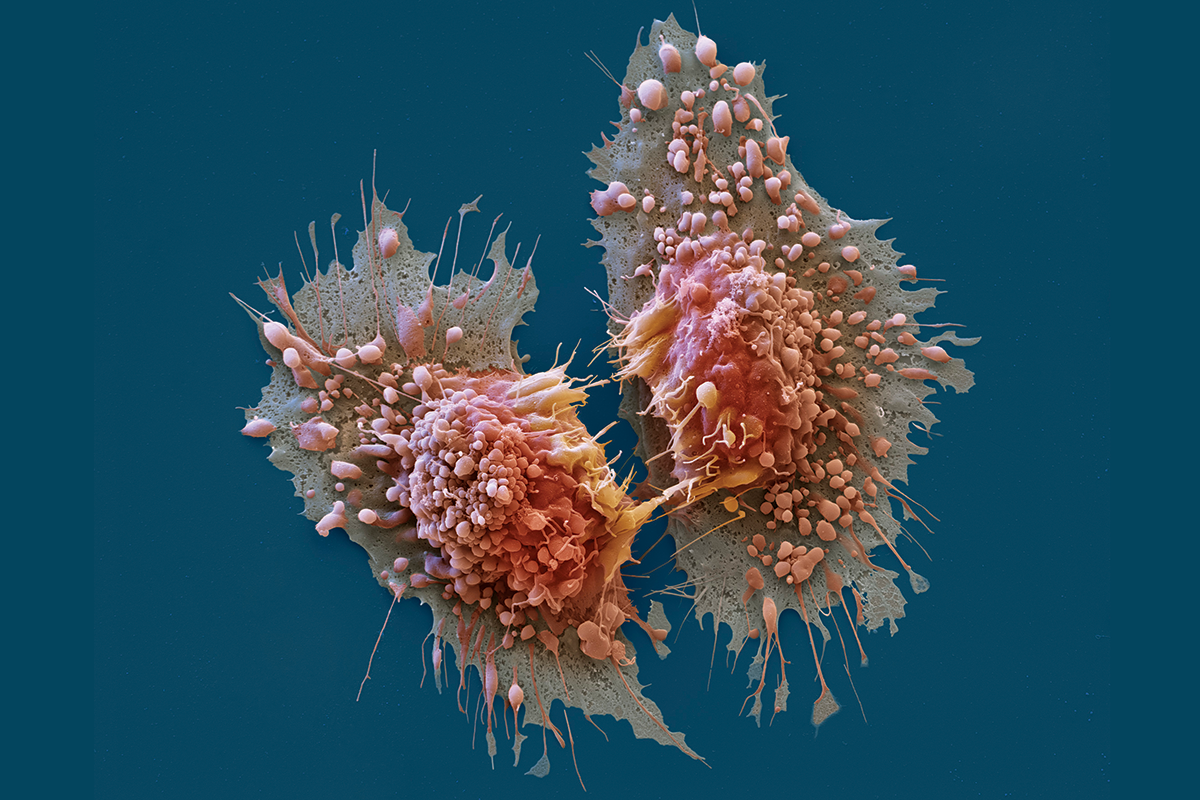
#> input picture Imagenes/Can1.png, 1200 x 800 px, found by its file name
$ jupyter execute '1_6_Transformaciones_geométricas.ipynb'
#> lines starting #> are read from the running program, lines starting #| are printed output that depends on the picture
### Descargar imágenes

[cell 1]
# [8 lines of commented-out code are left out]

### Cargar librerías

[cell 2]
import cv2
import os
import numpy as np
import matplotlib.pyplot as plt

[cell 3]
#Cargar y mostrar imagen
img = cv2.imread(os.getcwd()+'/Can1.png')
#> img is the input picture: shape (800, 1200, 3); mean B, G, R 93.8, 78.7, 43.3
img=cv2.cvtColor(img,cv2.COLOR_BGR2RGB)

print ('Tamanho ', np.shape(img))
#| Tamanho  (800, 1200, 3)
plt.imshow(img)
plt.axis('off')

### Transformaciones geométricas
Las transformaciones Geométricas modifican la relación espacial entre píxeles. En términos del procesamiento de imágenes digitales una transformación geométrica consiste de dos operaciones básicas:
1. Una transformación espacial que define la reubicación de los píxeles en el plano imagen.
2. Interpolación de los niveles de grises, los cuales tienen que ver con la asignación de los valores de intensidad de los píxeles en la imagen transformada.

$${x}',{y}'=T_{x}(x),T_{y}(y)$$

### Redimensionar imágenes
Se puede redimensionar la imagen especificando el factor de escala o indicando el tamaño final, además, también es posible especificar el método de interpolación.

Argumentos de la función - Caso factor de escala.:

cv2.resize(Imagen, None, factordeEscalaX, factordeEscalaX, métodoDeInterpolación)

cv2.INTER_LINEAR, cv2.INTER_CUBIC, cv2.INTER_AREA

[cell 4]
res = cv2.resize(img,None,fx=2, fy=2, interpolation = cv2.INTER_LINEAR)

print ('Tamanho ', np.shape(res))
#| Tamanho  (1600, 2400, 3)
plt.imshow(res)
plt.axis('off')

Argumentos de la función - Caso tamaño específico:

cv2.resize(Imagen, Tamaño, métodoDeInterpolación)

[cell 5]
res = cv2.resize(img,(600, 400), interpolation = cv2.INTER_CUBIC)
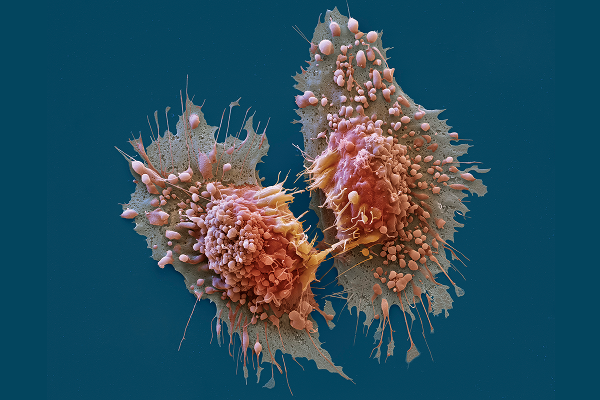
#> res: shape (400, 600, 3); mean R, G, B 43.4, 78.7, 93.8

print ('Tamanho ', np.shape(res))
#| Tamanho  (400, 600, 3)
plt.imshow(res)
plt.axis('off')

### Traslación
Una traslación es el desplazamiento de la posición de un objeto. Si se conoce la magnitud del desplazamiento ($t_{x}$ ,$t_{y}$) en las direcciones $x$ e $y$, respectivamente,  se puede escribir la matriz de transformación $M$ como:

$$M= \begin{bmatrix} 1 & 0 & t_{x}\\ 0 & 1 & t_{y} \end{bmatrix}$$

En donde se pueden obtener las nuevas coordenadas de la siguiente manera:

$$\begin{bmatrix}{x}'\\ {y}'\end{bmatrix} = \begin{bmatrix}
1 & 0 & t_{x}\\
0 & 1 & t_{y}
\end{bmatrix} \begin{bmatrix}x\\ y\\ 1\end{bmatrix}$$

Argumentos de la función:

cv2.warpAffine(Imagen, MatrizDeTraslación, tamañoImagenDeSalida) #Tamaño (x,y)

[cell 6]
#Matriz de traslación y tamaño
MT = np.float32([[1,0,210],[0,1,20]])
row, col, chn=np.shape(img)
#> row = 800; col = 1200; chn = 3

#Traslación
tras = cv2.warpAffine(img,MT,(col,row))
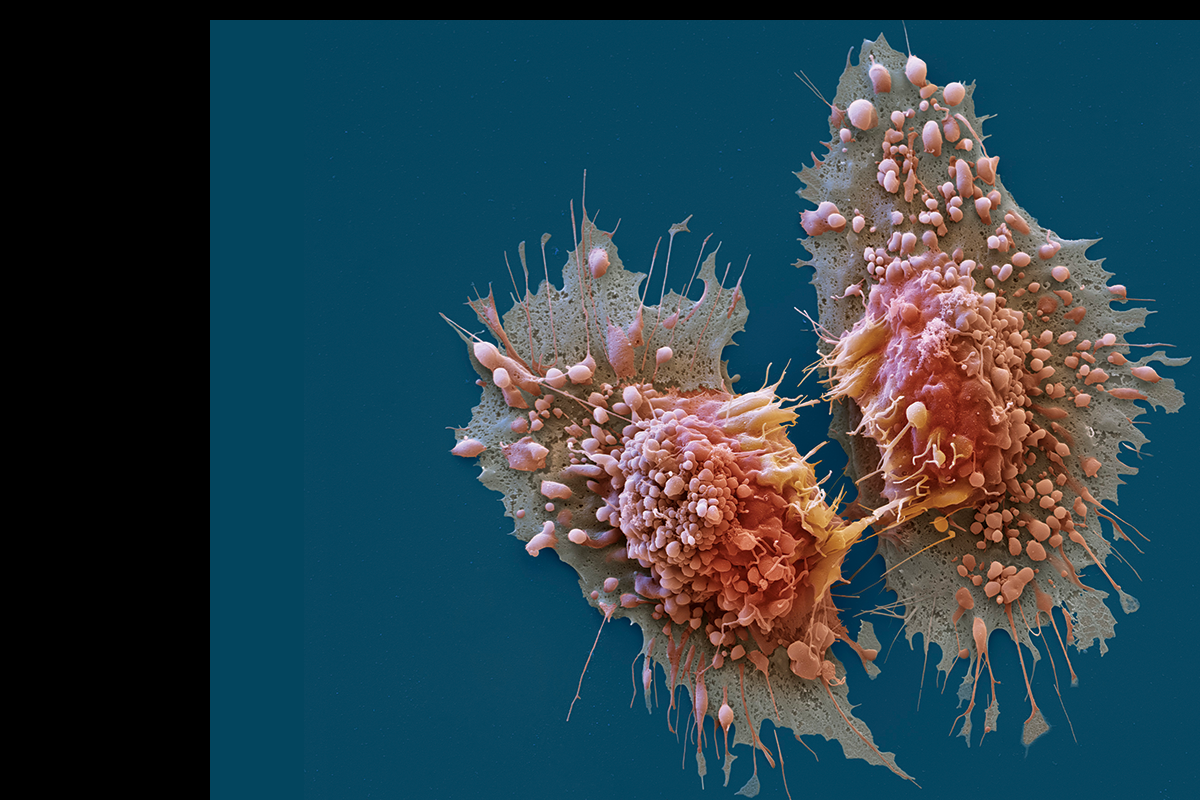
#> tras: shape (800, 1200, 3); mean R, G, B 42.3, 65.2, 75.2

print ('Tamanho ', np.shape(tras))
#| Tamanho  (800, 1200, 3)
plt.imshow(tras)
plt.axis('off')

### Rotación
La rotación de una imagen, en un cierto ángulo θ, se logra  aplicando la siguiente matriz de transformación:

$$M_{R}= \begin{bmatrix} cos(\theta) & -sin(\theta)\\ sin(\theta) & cos(\theta) \end{bmatrix}$$

Sin embargo, OpenCV permite además personalizar más la rotación multiplacando por un factor de escala. Por otra parte, también permite cambiar el centro de rotación. La matriz de transformación modificada, con estas dos nuevas opciones, tiene la forma:

$$M_{R}= \begin{bmatrix} \alpha & \beta & (1-\alpha) \cdot x_{c} - \beta \cdot y_{c}\\
-\beta & \alpha & \beta \cdot x_{c}+(1-\alpha) \cdot y_{c}\end{bmatrix}$$

donde:

$$\alpha=escala*cos(\theta)$$
$$\beta=escala*sin(\theta)$$
$$x_{c}, y_{c}  : Coordenadas\, del\, centro\, de\, rotación$$

Y por lo tanto las nuevas coordenadas se obtienen de la siguiente manera:

$$\begin{bmatrix}{x}'\\ {y}'\end{bmatrix} =M_{R}\begin{bmatrix}x\\ y\\ 1\end{bmatrix}$$

Para encontrar esta matriz de transformación, OpenCV proporciona la función cv2.getRotationMatrix2D.

Argumentos de la función:

cv2.getRotationMatrix2D(PuntoDeRotación, Rotación, FactorDeScala)

[cell 7]
#Matriz de rotación y tamaño
MR = cv2.getRotationMatrix2D((col/2,row/2),45,1)
row, col, chn=np.shape(img)

#Rotación
rot = cv2.warpAffine(img,MR,(col,row))
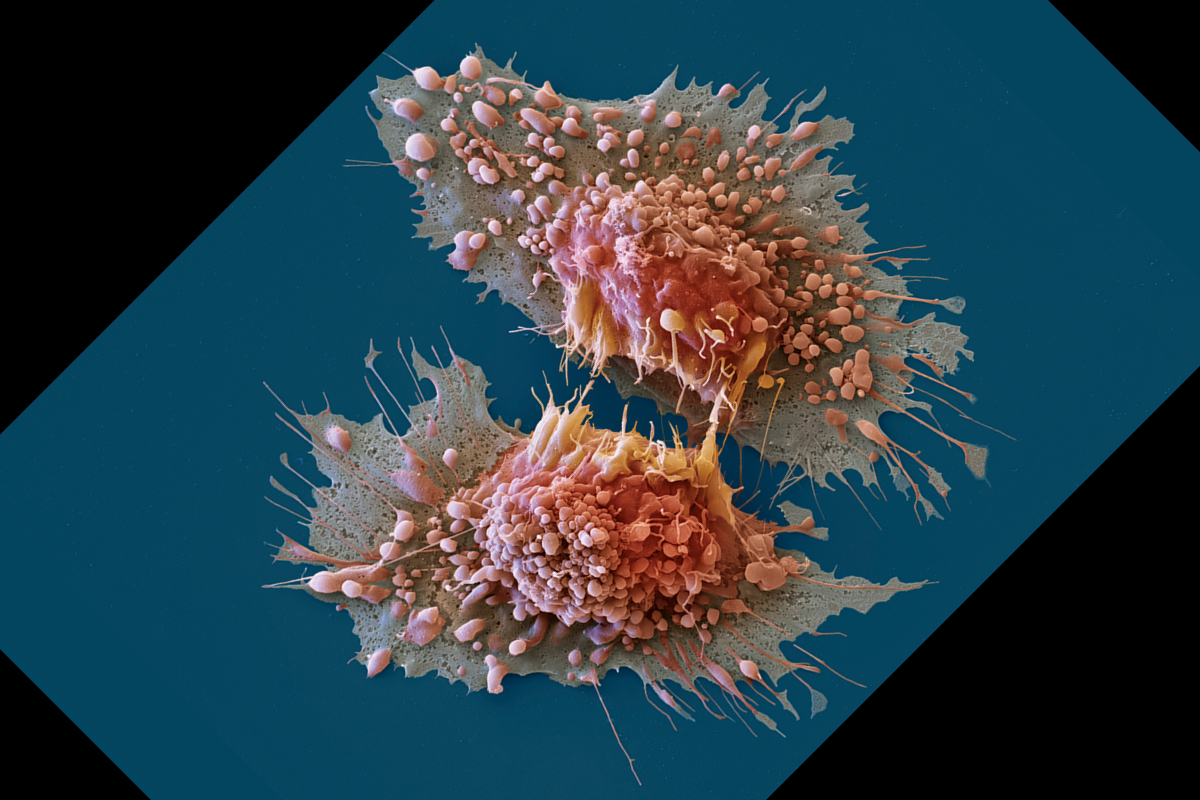
#> rot: shape (800, 1200, 3); mean R, G, B 42.2, 63.4, 72.8

print ('Tamanho ', np.shape(rot))
#| Tamanho  (800, 1200, 3)
plt.imshow(rot)
plt.axis('off')

### Transformación de perspectiva
Análogo a los casos anteriores, para realizar una transformación de perspectiva es necesario especificar una matriz de transformación de tamaño $3×3$. Para generar la matriz es necesario  indicar cuatro puntos iniciales y los correspondientes 4  puntos finales del cambio de perspectiva sobre la imagen resultante. Nota: Tres de los cuatro puntos tienen que ser no-colineales, de esta manera la matriz de transformación puede ser generada utilizando la función cv2.getPerspectiveTransform. Luego, para aplicar la transformación, se utiliza cv2.warpPerspective teniendo en cuenta que se realiza con la matriz generada con la función anterior.

Argumentos de la función:

cv2.getPerspectiveTransform(PuntosDeReferencia, PuntosDelCambioDePerspectiva)

Argumentos de la función:

cv2.warpPerspective(Imagen, MatrizDeTransformación, tamañoImagenDeSalida) #Tamaño (x,y)

[cell 8]
#Puntos de transformación
pts1 = np.float32([[56,65],[368,52],[28,387],[389,390]])
pts2 = np.float32([[0,0],[300,0],[0,300],[300,300]])

#Matriz de transformación
M = cv2.getPerspectiveTransform(pts1,pts2)

#Transformación
dst = cv2.warpPerspective(img,M,(1200,800))
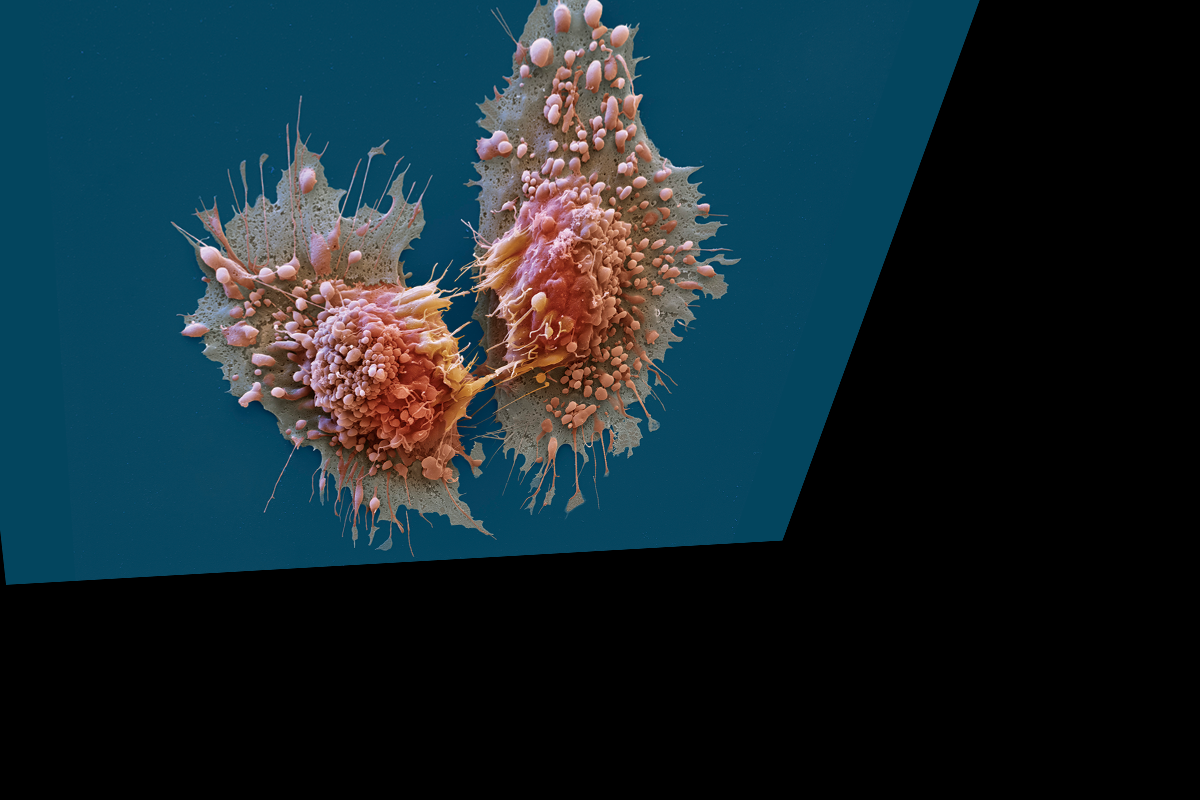
#> dst: shape (800, 1200, 3); mean R, G, B 23.6, 41.1, 48.7

print ('Tamanho ', np.shape(dst))
#| Tamanho  (800, 1200, 3)
plt.imshow(dst)
plt.axis('off')

$ run again, with Imagenes/ImagenNuevadeBacteia.jpg saved as Imagenes/Can1.png
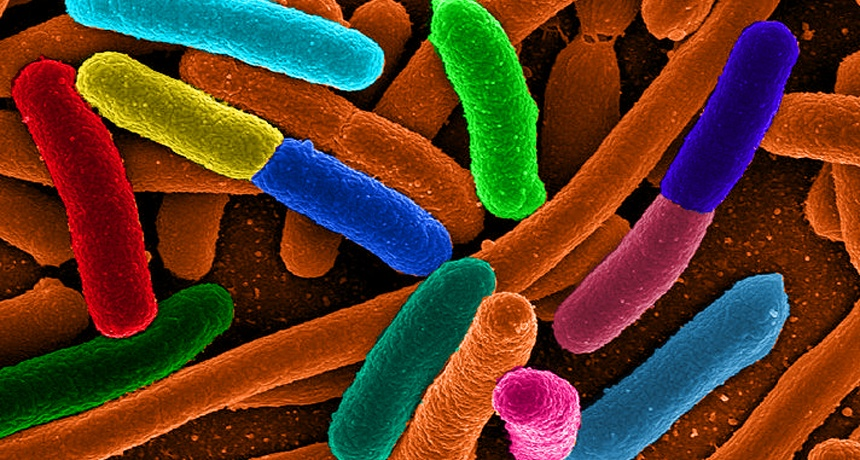
#> input picture Imagenes/ImagenNuevadeBacteia.jpg, 860 x 460 px, found by its file name
#> img is the input picture: shape (460, 860, 3); mean B, G, R 37.4, 59.7, 93.7
#| Tamanho  (460, 860, 3)
#| Tamanho  (920, 1720, 3)
#| Tamanho  (400, 600, 3)
#| Tamanho  (460, 860, 3)
#> `rot = cv2.warpAffine(img,MR,(col,row))`:
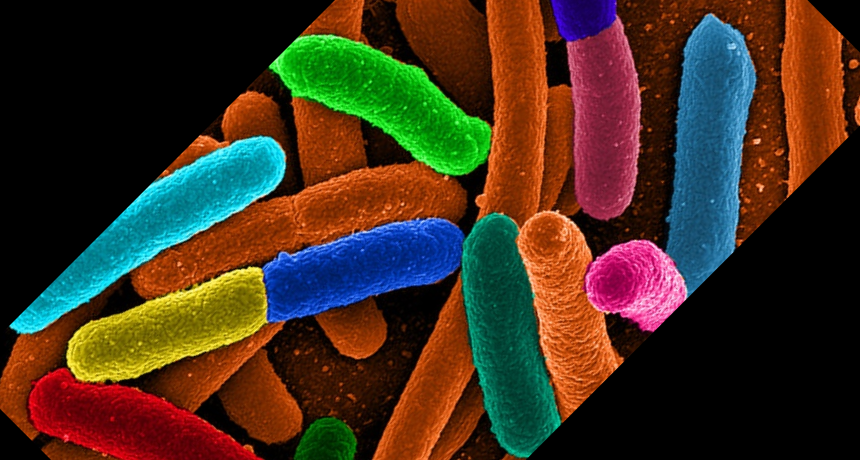
#> rot: shape (460, 860, 3); mean R, G, B 66.3, 48.7, 32.1
#| Tamanho  (460, 860, 3)
#> `dst = cv2.warpPerspective(img,M,(1200,800))`:
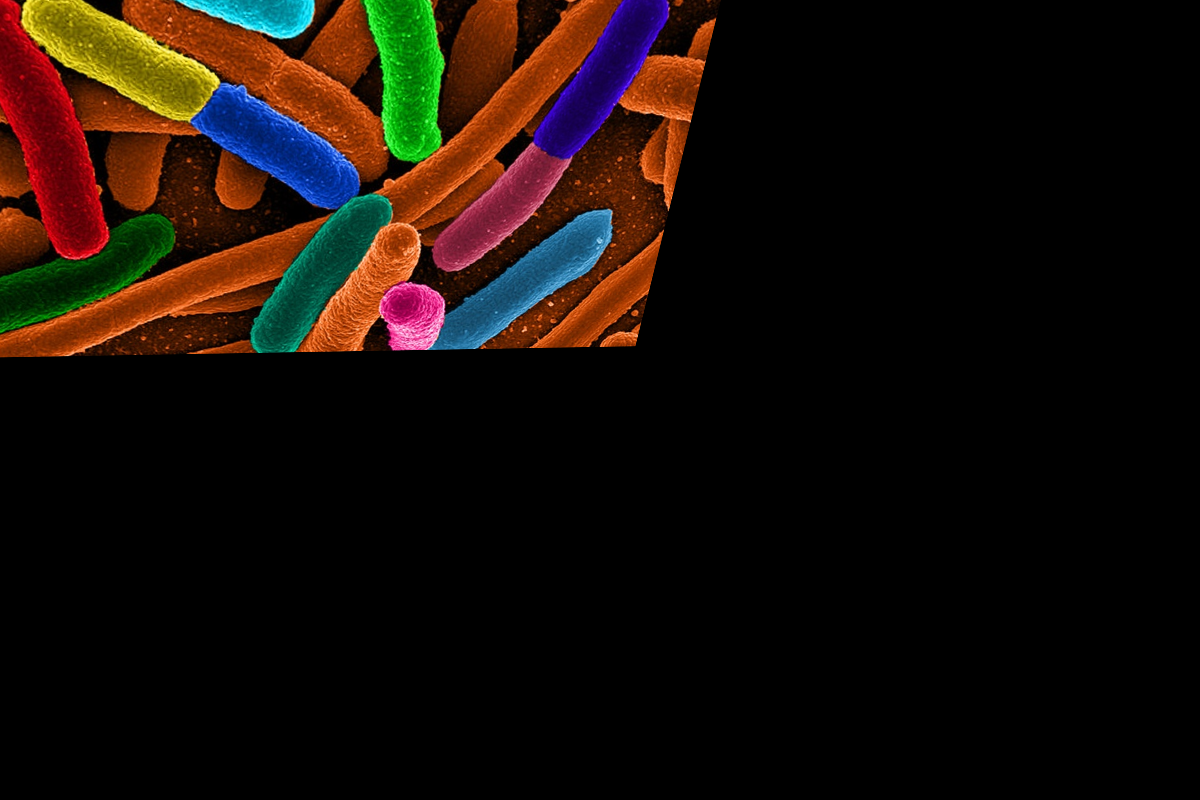
#> dst: shape (800, 1200, 3); mean R, G, B 23.8, 14.3, 8.5
#| Tamanho  (800, 1200, 3)
